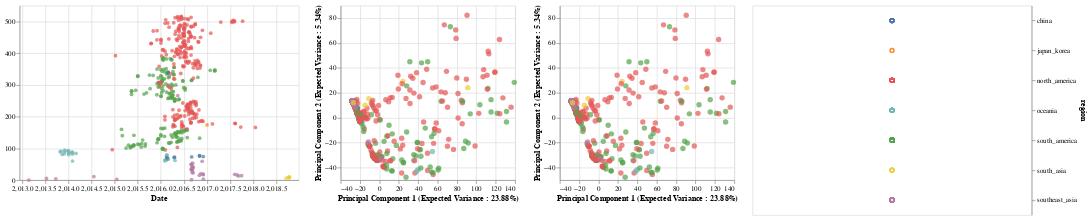

Notebook cell for this chart:
### Code cell
import altair as alt

#brush = alt.selection(type='interval', resolve='global')
base = alt.Chart(merged_df)
selection = alt.selection_multi(fields=['region'])

color = alt.condition(selection,
                      alt.Color('region:N', legend=None),
                      alt.value('lightgray'))

pc1 = base.mark_circle(size=60).encode(
    x=alt.X('principal component 1',title='Principal Component 1 (Expected Variance : {}%'.format(round(pca.explained_variance_ratio_[0]*100,2)) + ")"),
    y=alt.X('principal component 2',title='Principal Component 2 (Expected Variance : {}%'.format(round(pca.explained_variance_ratio_[1]*100,2)) + ")"),
    color=color,
    tooltip=['strain', 'region']
).add_selection(
    selection
).properties(
    width=250,
    height=250
)

pc2 = base.mark_circle(size=60).encode(
    x=alt.X('principal component 1',title='Principal Component 1 (Expected Variance : {}%'.format(round(pca.explained_variance_ratio_[0]*100,2)) + ")"),
    y=alt.X('principal component 2',title='Principal Component 2 (Expected Variance : {}%'.format(round(pca.explained_variance_ratio_[1]*100,2)) + ")"),
    color=color,
    tooltip=['strain', 'region']
).add_selection(
    selection
).properties(
    width=250,
    height=250
)
#Make this into a website (view compiled vega -- gives you the javascript -- put that into a HTML script)
tree_name = base.mark_circle().encode(
    x=alt.X(
        "date:Q",
        scale=alt.Scale(domain=(node_df["date"].min() - 0.2, node_df["date"].max() + 0.2)),
        title="Date"
    ),
    y=alt.Y(
        "y:Q",
        title=""
    ),
    color=color,
    tooltip=["strain:N", "region:N", "date:Q"]
).add_selection(selection).properties(width=400,height=250)

legend = base.mark_point().encode(
    y=alt.Y('region:N', axis=alt.Axis(orient='right')),
    color=color
).add_selection(
    selection
)
#make region clickable
clickablePCAChart = tree_name|pc1|pc2|legend
clickablePCAChart.save('../Docs/PCAScaledClickable.html')
clickablePCAChart
#Make this into a website (view compiled vega -- gives you the javascript -- put that into a HTML script)

### Figure 1 — Vega-Lite specification as saved in the notebook (floating-point values rounded to 4 significant figures; data arrays with more than 128 entries replaced by an {"elided": "..."} marker saying what was removed)
{"$schema": "https://vega.github.io/schema/vega-lite/v3.3.0.json", "config": {"mark": {"tooltip": null}, "view": {"height": 300, "width": 400}}, "data": {"name": "data-e8f7b711487e0d1fbcbb1c1d81dd5bd1"}, "datasets": {"data-e8f7b711487e0d1fbcbb1c1d81dd5bd1": {"elided": "486 records"}}, "hconcat": [{"encoding": {"color": {"condition": {"field": "region", "legend": null, "selection": "selector007", "type": "nominal"}, "value": "lightgray"}, "tooltip": [{"field": "strain", "type": "nominal"}, {"field": "region", "type": "nominal"}, {"field": "date", "type": "quantitative"}], "x": {"field": "date", "scale": {"domain": [2013.0, 2019.0]}, "title": "Date", "type": "quantitative"}, "y": {"field": "y", "title": "", "type": "quantitative"}}, "height": 250, "mark": "circle", "selection": {"selector007": {"fields": ["region"], "type": "multi"}}, "width": 400}, {"encoding": {"color": {"condition": {"field": "region", "legend": null, "selection": "selector007", "type": "nominal"}, "value": "lightgray"}, "tooltip": [{"field": "strain", "type": "nominal"}, {"field": "region", "type": "nominal"}], "x": {"field": "principal component 1", "title": "Principal Component 1 (Expected Variance : 23.88%)", "type": "quantitative"}, "y": {"field": "principal component 2", "title": "Principal Component 2 (Expected Variance : 5.34%)", "type": "quantitative"}}, "height": 250, "mark": {"size": 60, "type": "circle"}, "selection": {"selector007": {"fields": ["region"], "type": "multi"}}, "width": 250}, {"encoding": {"color": {"condition": {"field": "region", "legend": null, "selection": "selector007", "type": "nominal"}, "value": "lightgray"}, "tooltip": [{"field": "strain", "type": "nominal"}, {"field": "region", "type": "nominal"}], "x": {"field": "principal component 1", "title": "Principal Component 1 (Expected Variance : 23.88%)", "type": "quantitative"}, "y": {"field": "principal component 2", "title": "Principal Component 2 (Expected Variance : 5.34%)", "type": "quantitative"}}, "height": 250, "mark": {"size": 60, "type": "circle"}, "selection": {"selector007": {"fields": ["region"], "type": "multi"}}, "width": 250}, {"encoding": {"color": {"condition": {"field": "region", "legend": null, "selection": "selector007", "type": "nominal"}, "value": "lightgray"}, "y": {"axis": {"orient": "right"}, "field": "region", "type": "nominal"}}, "mark": "point", "selection": {"selector007": {"fields": ["region"], "type": "multi"}}}]}
